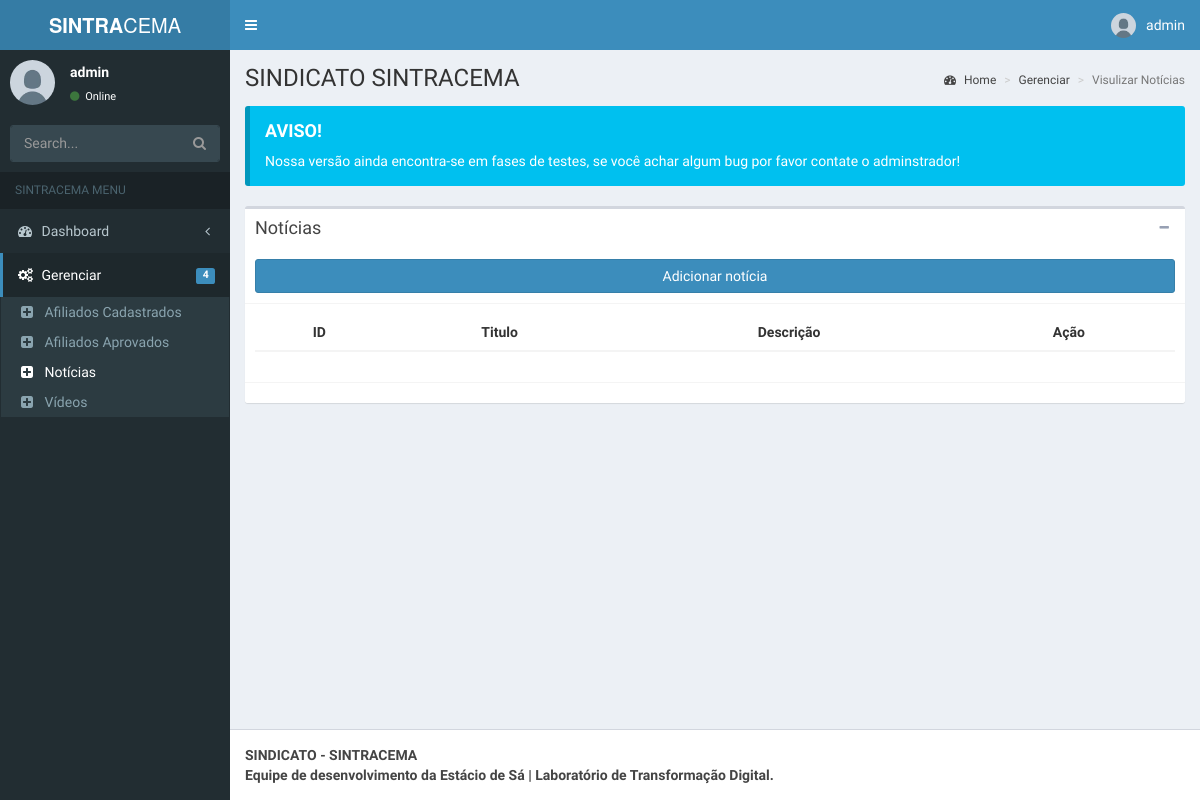
/admin/pages/layout/noticias.php (signed in), run on an earlier commit of the app's database.
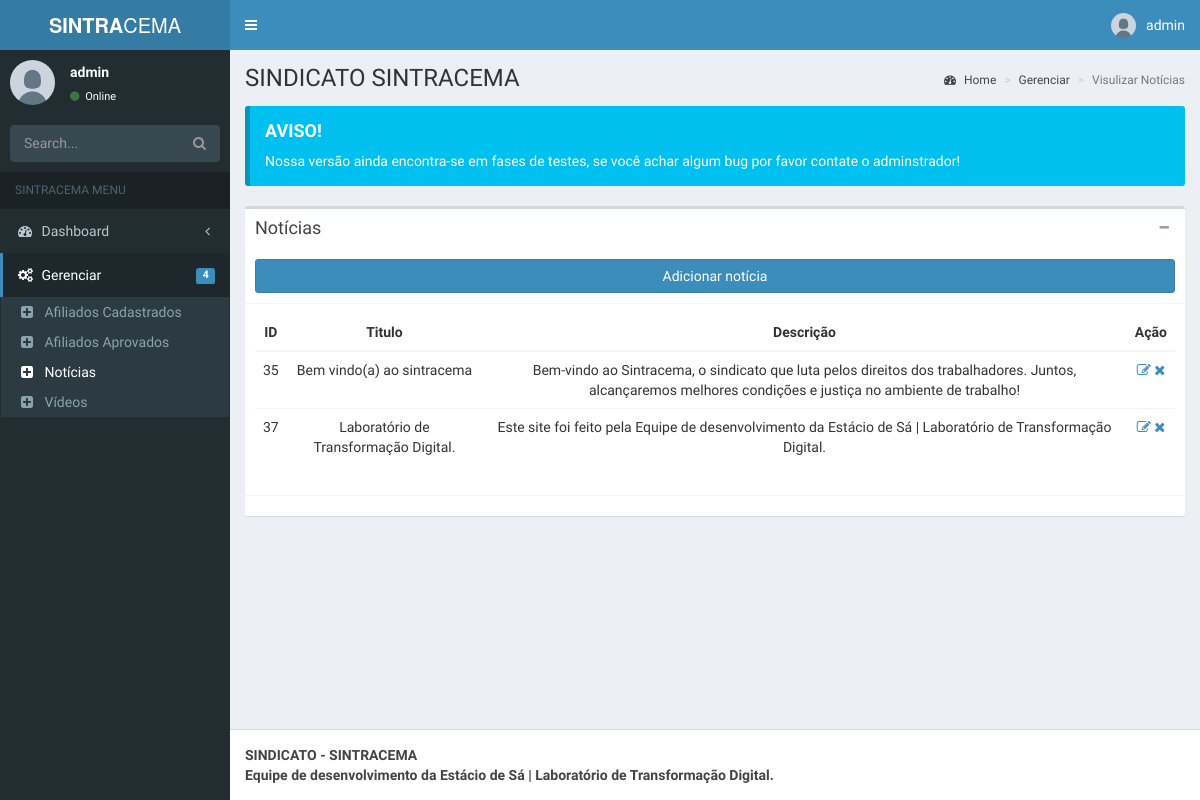
And on a later commit of the database.
### tables this page shows
CREATE TABLE `noticias` (
  `id` int(11) NOT NULL,
  `titulo` varchar(100) NOT NULL,
  `descricao` varchar(255) NOT NULL,
  `caminho` varchar(255) NOT NULL,
  `data_upload` datetime NOT NULL DEFAULT current_timestamp()
);

### admin/pages/layout/noticias.php (the view, shortened to what the changed rows need)
<?php
    include('../../../db/conexao.php');
?>
<!DOCTYPE html>
<html>
  <head>
    <link rel="stylesheet" href="../../bootstrap/css/bootstrap.min.css">
    <link rel="stylesheet" href="https://maxcdn.bootstrapcdn.com/font-awesome/4.4.0/css/font-awesome.min.css">
    <link rel="stylesheet" href="https://code.ionicframework.com/ionicons/2.0.1/css/ionicons.min.css">
    <link rel="stylesheet" href="../../dist/css/AdminLTE.min.css">
    <link rel="stylesheet" href="../../dist/css/skins/_all-skins.min.css">
  <body class="hold-transition skin-blue fixed sidebar-mini">
    <div class="wrapper">
      <div class="content-wrapper">
        <section class="content-header">
          <h1>
            SINDICATO SINTRACEMA
          </h1>
        </section>
        <section class="content">
          <div class="box">
            <div class="box-body">
  <div>
    <table class="table table-hover text-center">
      <thead class="table-dark">
        <tr>
          <th scope="col">ID</th>
          <th scope="col">Titulo</th>
          <th scope="col">Descrição</th>
          <th scope="col">Ação</th>
        </tr>
      </thead>
      <tbody>
        <?php
            $sql = "SELECT * FROM noticias";
            $result = mysqli_query($mysqli, $sql);
            while ($row = mysqli_fetch_assoc($result)) {
        ?>
            <tr>
                <td><?php echo $row["id"] ?></td>
                <td><?php echo $row["titulo"] ?></td>
                <td><?php echo $row["descricao"] ?></td>
                <td>
                <a href="edit-noticias.php?id=<?php echo $row["id"] ?>" class="link-dark"><i class="fa fa-edit"></i></a>
                <a href="delete-noticias.php?id=<?php echo $row["id"] ?>" class="link-dark"><i class="fa fa-remove"></i></a>
                </td>
            </tr>
        <?php
            }
        ?>
      </tbody>
    </table>
  </div>
            </div>
          </div>
        </section>
      </div>
    </div>
  </body>
</html>

What changed in the data, as far as the page shows it:
added noticias: id "35", titulo "Bem vindo(a) ao sintracema", descricao "Bem-vindo ao Sintracema, o sindicato que luta pelos direitos dos trabalhadores. Juntos, alcançaremos melhores condições e justiça no ambiente de trabalho!"
added noticias: id "37", titulo "Laboratório de Transformação Digital.", descricao "Este site foi feito pela Equipe de desenvolvimento da Estácio de Sá | Laboratório de Transformação Digital."
